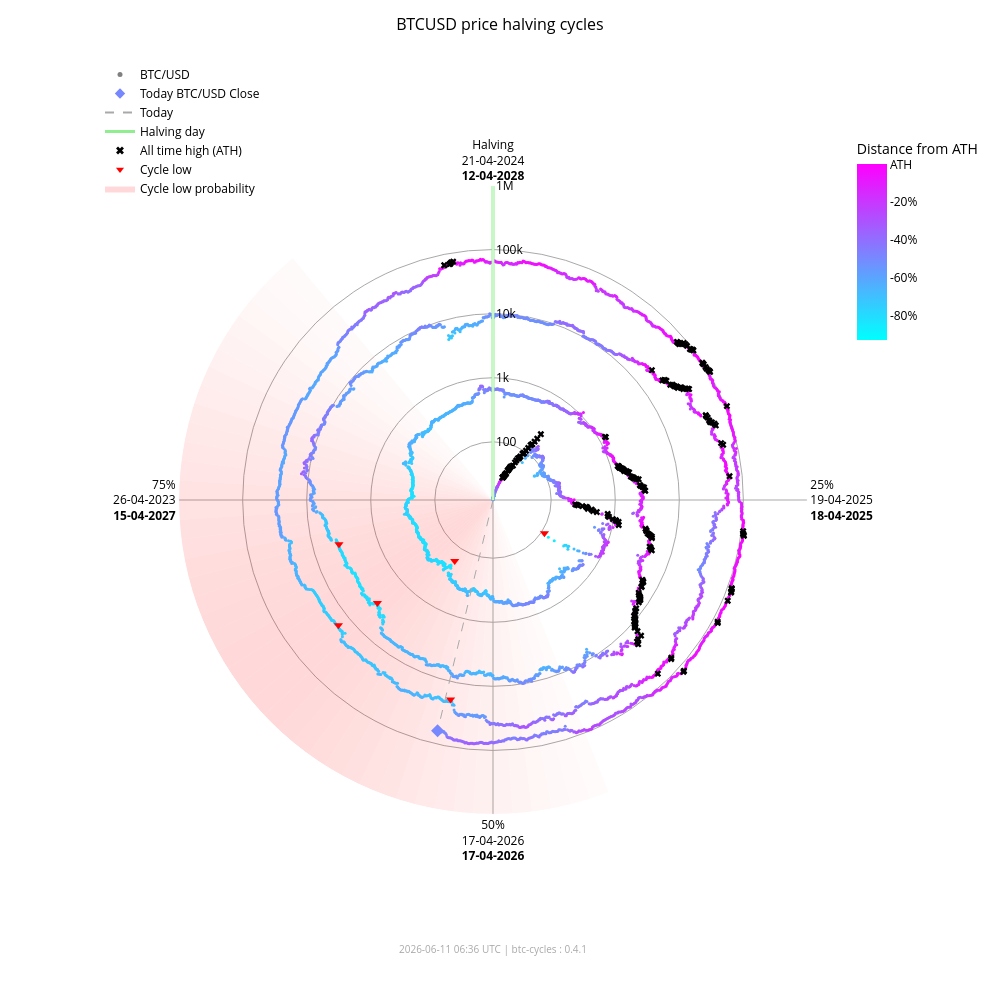

The notebook cell saved with this chart:
### Markdown cell above
### Interactive chart (plotly)

### Code cell
fig_interactive = btc.plot(
    kind="interactive",
    from_date="2012-11-28",
)
# plotly config for interactivity
config = {"scrollZoom": True, "displayModeBar": True}
# display in notebook
fig_interactive.show(config=config)

### Figure 1 — Plotly figure (JSON) as saved in the notebook; plotly's stock layout.template omitted (floating-point values rounded to 4 significant figures; data arrays with more than 128 entries replaced by an {"elided": "..."} marker saying what was removed)
{"data": [{"fill": "toself", "fillcolor": "rgba(255,0,0,0.017168280509461755)", "hoverinfo": "skip", "line": {"width": 0}, "mode": "lines", "r": [12.35, 1000000, 1000000, 12.35, 12.35], "showlegend": false, "theta": [158.4, 158.4, 162.0, 162.0, 158.4], "type": "scatterpolar"}, {"fill": "toself", "fillcolor": "rgba(255,0,0,0.022114794501891175)", "hoverinfo": "skip", "line": {"width": 0}, "mode": "lines", "r": [12.35, 1000000, 1000000, 12.35, 12.35], "showlegend": false, "theta": [162.0, 162.0, 165.6, 165.6, 162.0], "type": "scatterpolar"}, {"fill": "toself", "fillcolor": "rgba(255,0,0,0.02790404259511669)", "hoverinfo": "skip", "line": {"width": 0}, "mode": "lines", "r": [12.35, 1000000, 1000000, 12.35, 12.35], "showlegend": false, "theta": [165.6, 165.6, 169.2, 169.2, 165.6], "type": "scatterpolar"}, {"fill": "toself", "fillcolor": "rgba(255,0,0,0.034518294852420334)", "hoverinfo": "skip", "line": {"width": 0}, "mode": "lines", "r": [12.35, 1000000, 1000000, 12.35, 12.35], "showlegend": false, "theta": [169.2, 169.2, 172.8, 172.8, 169.2], "type": "scatterpolar"}, {"fill": "toself", "fillcolor": "rgba(255,0,0,0.041901979682821514)", "hoverinfo": "skip", "line": {"width": 0}, "mode": "lines", "r": [12.35, 1000000, 1000000, 12.35, 12.35], "showlegend": false, "theta": [172.8, 172.8, 176.4, 176.4, 172.8], "type": "scatterpolar"}, {"fill": "toself", "fillcolor": "rgba(255,0,0,0.04996405861294358)", "hoverinfo": "skip", "line": {"width": 0}, "mode": "lines", "r": [12.35, 1000000, 1000000, 12.35, 12.35], "showlegend": false, "theta": [176.4, 176.4, 180.0, 180.0, 176.4], "type": "scatterpolar"}, {"fill": "toself", "fillcolor": "rgba(255,0,0,0.05858349692240514)", "hoverinfo": "skip", "line": {"width": 0}, "mode": "lines", "r": [12.35, 1000000, 1000000, 12.35, 12.35], "showlegend": false, "theta": [180.0, 180.0, 183.6, 183.6, 180.0], "type": "scatterpolar"}, {"fill": "toself", "fillcolor": "rgba(255,0,0,0.06761662035375064)", "hoverinfo": "skip", "line": {"width": 0}, "mode": "lines", "r": [12.35, 1000000, 1000000, 12.35, 12.35], "showlegend": false, "theta": [183.6, 183.6, 187.2, 187.2, 183.6], "type": "scatterpolar"}, {"fill": "toself", "fillcolor": "rgba(255,0,0,0.07690481219944661)", "hoverinfo": "skip", "line": {"width": 0}, "mode": "lines", "r": [12.35, 1000000, 1000000, 12.35, 12.35], "showlegend": false, "theta": [187.2, 187.2, 190.8, 190.8, 187.2], "type": "scatterpolar"}, {"fill": "toself", "fillcolor": "rgba(255,0,0,0.08628112000611096)", "hoverinfo": "skip", "line": {"width": 0}, "mode": "lines", "r": [12.35, 1000000, 1000000, 12.35, 12.35], "showlegend": false, "theta": [190.8, 190.8, 194.4, 194.4, 190.8], "type": "scatterpolar"}, {"fill": "toself", "fillcolor": "rgba(255,0,0,0.09557490841018089)", "hoverinfo": "skip", "line": {"width": 0}, "mode": "lines", "r": [12.35, 1000000, 1000000, 12.35, 12.35], "showlegend": false, "theta": [194.4, 194.4, 198.0, 198.0, 194.4], "type": "scatterpolar"}, {"fill": "toself", "fillcolor": "rgba(255,0,0,0.10461455782963762)", "hoverinfo": "skip", "line": {"width": 0}, "mode": "lines", "r": [12.35, 1000000, 1000000, 12.35, 12.35], "showlegend": false, "theta": [198.0, 198.0, 201.6, 201.6, 198.0], "type": "scatterpolar"}, {"fill": "toself", "fillcolor": "rgba(255,0,0,0.11322908719652829)", "hoverinfo": "skip", "line": {"width": 0}, "mode": "lines", "r": [12.35, 1000000, 1000000, 12.35, 12.35], "showlegend": false, "theta": [201.6, 201.6, 205.2, 205.2, 201.6], "type": "scatterpolar"}, {"fill": "toself", "fillcolor": "rgba(255,0,0,0.12125015337052986)", "hoverinfo": "skip", "line": {"width": 0}, "mode": "lines", "r": [12.35, 1000000, 1000000, 12.35, 12.35], "showlegend": false, "theta": [205.2, 205.2, 208.8, 208.8, 205.2], "type": "scatterpolar"}, {"fill": "toself", "fillcolor": "rgba(255,0,0,0.12851590515331976)", "hoverinfo": "skip", "line": {"width": 0}, "mode": "lines", "r": [12.35, 1000000, 1000000, 12.35, 12.35], "showlegend": false, "theta": [208.8, 208.8, 212.4, 212.4, 208.8], "type": "scatterpolar"}, {"fill": "toself", "fillcolor": "rgba(255,0,0,0.13487757461161184)", "hoverinfo": "skip", "line": {"width": 0}, "mode": "lines", "r": [12.35, 1000000, 1000000, 12.35, 12.35], "showlegend": false, "theta": [212.4, 212.4, 216.0, 216.0, 212.4], "type": "scatterpolar"}, {"fill": "toself", "fillcolor": "rgba(255,0,0,0.14020862181849592)", "hoverinfo": "skip", "line": {"width": 0}, "mode": "lines", "r": [12.35, 1000000, 1000000, 12.35, 12.35], "showlegend": false, "theta": [216.0, 216.0, 219.6, 219.6, 216.0], "type": "scatterpolar"}, {"fill": "toself", "fillcolor": "rgba(255,0,0,0.14441504950654527)", "hoverinfo": "skip", "line": {"width": 0}, "mode": "lines", "r": [12.35, 1000000, 1000000, 12.35, 12.35], "showlegend": false, "theta": [219.6, 219.6, 223.2, 223.2, 219.6], "type": "scatterpolar"}, {"fill": "toself", "fillcolor": "rgba(255,0,0,0.14744459351271713)", "hoverinfo": "skip", "line": {"width": 0}, "mode": "lines", "r": [12.35, 1000000, 1000000, 12.35, 12.35], "showlegend": false, "theta": [223.2, 223.2, 226.8, 226.8, 223.2], "type": "scatterpolar"}, {"fill": "toself", "fillcolor": "rgba(255,0,0,0.14929223192296423)", "hoverinfo": "skip", "line": {"width": 0}, "mode": "lines", "r": [12.35, 1000000, 1000000, 12.35, 12.35], "showlegend": false, "theta": [226.8, 226.8, 230.4, 230.4, 226.8], "type": "scatterpolar"}, {"fill": "toself", "fillcolor": "rgba(255,0,0,0.15)", "hoverinfo": "skip", "line": {"width": 0}, "mode": "lines", "r": [12.35, 1000000, 1000000, 12.35, 12.35], "showlegend": false, "theta": [230.4, 230.4, 234.0, 234.0, 230.4], "type": "scatterpolar"}, {"fill": "toself", "fillcolor": "rgba(255,0,0,0.14965033825231114)", "hoverinfo": "skip", "line": {"width": 0}, "mode": "lines", "r": [12.35, 1000000, 1000000, 12.35, 12.35], "showlegend": false, "theta": [234.0, 234.0, 237.6, 237.6, 234.0], "type": "scatterpolar"}, {"fill": "toself", "fillcolor": "rgba(255,0,0,0.14835378057909807)", "hoverinfo": "skip", "line": {"width": 0}, "mode": "lines", "r": [12.35, 1000000, 1000000, 12.35, 12.35], "showlegend": false, "theta": [237.6, 237.6, 241.2, 241.2, 237.6], "type": "scatterpolar"}, {"fill": "toself", "fillcolor": "rgba(255,0,0,0.14623322283554635)", "hoverinfo": "skip", "line": {"width": 0}, "mode": "lines", "r": [12.35, 1000000, 1000000, 12.35, 12.35], "showlegend": false, "theta": [241.2, 241.2, 244.8, 244.8, 241.2], "type": "scatterpolar"}, {"fill": "toself", "fillcolor": "rgba(255,0,0,0.1434078538226231)", "hoverinfo": "skip", "line": {"width": 0}, "mode": "lines", "r": [12.35, 1000000, 1000000, 12.35, 12.35], "showlegend": false, "theta": [244.8, 244.8, 248.4, 248.4, 244.8], "type": "scatterpolar"}, {"fill": "toself", "fillcolor": "rgba(255,0,0,0.13997983179373427)", "hoverinfo": "skip", "line": {"width": 0}, "mode": "lines", "r": [12.35, 1000000, 1000000, 12.35, 12.35], "showlegend": false, "theta": [248.4, 248.4, 252.0, 252.0, 248.4], "type": "scatterpolar"}, {"fill": "toself", "fillcolor": "rgba(255,0,0,0.13602598258454268)", "hoverinfo": "skip", "line": {"width": 0}, "mode": "lines", "r": [12.35, 1000000, 1000000, 12.35, 12.35], "showlegend": false, "theta": [252.0, 252.0, 255.6, 255.6, 252.0], "type": "scatterpolar"}, {"fill": "toself", "fillcolor": "rgba(255,0,0,0.13159547355344953)", "hoverinfo": "skip", "line": {"width": 0}, "mode": "lines", "r": [12.35, 1000000, 1000000, 12.35, 12.35], "showlegend": false, "theta": [255.6, 255.6, 259.2, 259.2, 255.6], "type": "scatterpolar"}, {"fill": "toself", "fillcolor": "rgba(255,0,0,0.12671301775492697)", "hoverinfo": "skip", "line": {"width": 0}, "mode": "lines", "r": [12.35, 1000000, 1000000, 12.35, 12.35], "showlegend": false, "theta": [259.2, 259.2, 262.8, 262.8, 259.2], "type": "scatterpolar"}, {"fill": "toself", "fillcolor": "rgba(255,0,0,0.12138610149219965)", "hoverinfo": "skip", "line": {"width": 0}, "mode": "lines", "r": [12.35, 1000000, 1000000, 12.35, 12.35], "showlegend": false, "theta": [262.8, 262.8, 266.4, 266.4, 262.8], "type": "scatterpolar"}, {"fill": "toself", "fillcolor": "rgba(255,0,0,0.1156142551644921)", "hoverinfo": "skip", "line": {"width": 0}, "mode": "lines", "r": [12.35, 1000000, 1000000, 12.35, 12.35], "showlegend": false, "theta": [266.4, 266.4, 270.0, 270.0, 266.4], "type": "scatterpolar"}, {"fill": "toself", "fillcolor": "rgba(255,0,0,0.10939851441251548)", "hoverinfo": "skip", "line": {"width": 0}, "mode": "lines", "r": [12.35, 1000000, 1000000, 12.35, 12.35], "showlegend": false, "theta": [270.0, 270.0, 273.6, 273.6, 270.0], "type": "scatterpolar"}, {"fill": "toself", "fillcolor": "rgba(255,0,0,0.10274974912946185)", "hoverinfo": "skip", "line": {"width": 0}, "mode": "lines", "r": [12.35, 1000000, 1000000, 12.35, 12.35], "showlegend": false, "theta": [273.6, 273.6, 277.2, 277.2, 273.6], "type": "scatterpolar"}, {"fill": "toself", "fillcolor": "rgba(255,0,0,0.09569517349791425)", "hoverinfo": "skip", "line": {"width": 0}, "mode": "lines", "r": [12.35, 1000000, 1000000, 12.35, 12.35], "showlegend": false, "theta": [277.2, 277.2, 280.8, 280.8, 277.2], "type": "scatterpolar"}, {"fill": "toself", "fillcolor": "rgba(255,0,0,0.08828282625646727)", "hoverinfo": "skip", "line": {"width": 0}, "mode": "lines", "r": [12.35, 1000000, 1000000, 12.35, 12.35], "showlegend": false, "theta": [280.8, 280.8, 284.4, 284.4, 280.8], "type": "scatterpolar"}, {"fill": "toself", "fillcolor": "rgba(255,0,0,0.08058400018765345)", "hoverinfo": "skip", "line": {"width": 0}, "mode": "lines", "r": [12.35, 1000000, 1000000, 12.35, 12.35], "showlegend": false, "theta": [284.4, 284.4, 288.0, 288.0, 284.4], "type": "scatterpolar"}, {"fill": "toself", "fillcolor": "rgba(255,0,0,0.07269354608292704)", "hoverinfo": "skip", "line": {"width": 0}, "mode": "lines", "r": [12.35, 1000000, 1000000, 12.35, 12.35], "showlegend": false, "theta": [288.0, 288.0, 291.6, 291.6, 288.0], "type": "scatterpolar"}, {"fill": "toself", "fillcolor": "rgba(255,0,0,0.06472784449068783)", "hoverinfo": "skip", "line": {"width": 0}, "mode": "lines", "r": [12.35, 1000000, 1000000, 12.35, 12.35], "showlegend": false, "theta": [291.6, 291.6, 295.2, 295.2, 291.6], "type": "scatterpolar"}, {"fill": "toself", "fillcolor": "rgba(255,0,0,0.05682021976743955)", "hoverinfo": "skip", "line": {"width": 0}, "mode": "lines", "r": [12.35, 1000000, 1000000, 12.35, 12.35], "showlegend": false, "theta": [295.2, 295.2, 298.8, 298.8, 295.2], "type": "scatterpolar"}, {"fill": "toself", "fillcolor": "rgba(255,0,0,0.04911378436707333)", "hoverinfo": "skip", "line": {"width": 0}, "mode": "lines", "r": [12.35, 1000000, 1000000, 12.35, 12.35], "showlegend": false, "theta": [298.8, 298.8, 302.4, 302.4, 298.8], "type": "scatterpolar"}, {"fill": "toself", "fillcolor": "rgba(255,0,0,0.04175213714896469)", "hoverinfo": "skip", "line": {"width": 0}, "mode": "lines", "r": [12.35, 1000000, 1000000, 12.35, 12.35], "showlegend": false, "theta": [302.4, 302.4, 306.0, 306.0, 302.4], "type": "scatterpolar"}, {"fill": "toself", "fillcolor": "rgba(255,0,0,0.034868865657538876)", "hoverinfo": "skip", "line": {"width": 0}, "mode": "lines", "r": [12.35, 1000000, 1000000, 12.35, 12.35], "showlegend": false, "theta": [306.0, 306.0, 309.6, 309.6, 306.0], "type": "scatterpolar"}, {"fill": "toself", "fillcolor": "rgba(255,0,0,0.02857722515334582)", "hoverinfo": "skip", "line": {"width": 0}, "mode": "lines", "r": [12.35, 1000000, 1000000, 12.35, 12.35], "showlegend": false, "theta": [309.6, 309.6, 313.2, 313.2, 309.6], "type": "scatterpolar"}, {"fill": "toself", "fillcolor": "rgba(255,0,0,0.022961515313555197)", "hoverinfo": "skip", "line": {"width": 0}, "mode": "lines", "r": [12.35, 1000000, 1000000, 12.35, 12.35], "showlegend": false, "theta": [313.2, 313.2, 316.8, 316.8, 313.2], "type": "scatterpolar"}, {"fill": "toself", "fillcolor": "rgba(255,0,0,0.01807146942917362)", "hoverinfo": "skip", "line": {"width": 0}, "mode": "lines", "r": [12.35, 1000000, 1000000, 12.35, 12.35], "showlegend": false, "theta": [316.8, 316.8, 320.4, 320.4, 316.8], "type": "scatterpolar"}, {"hoverinfo": "text", "marker": {"color": {"elided": "4944 str values"}, "size": 3}, "mode": "markers", "r": {"elided": "4944 float values"}, "showlegend": false, "text": {"elided": "4944 str values"}, "theta": {"elided": "4944 float values"}, "type": "scatterpolar"}, {"hoverinfo": "skip", "line": {"color": "lightgreen", "width": 3}, "mode": "lines", "r": [12.35, 1000000], "showlegend": false, "theta": [0, 0], "type": "scatterpolar"}, {"hoverinfo": "skip", "line": {"color": "darkgrey", "dash": "dash", "width": 1}, "mode": "lines", "r": [12.35, 62870.0], "showlegend": false, "theta": [193.5, 193.5], "type": "scatterpolar"}, {"hoverinfo": "text", "marker": {"color": "#7788ff", "size": 10, "symbol": "diamond"}, "mode": "markers", "r": [62870.0], "showlegend": false, "text": ["Today<br>Date: 2026-06-11<br>Price: $62,872.63"], "theta": [193.5], "type": "scatterpolar"}, {"hoverinfo": "text", "marker": {"color": "black", "size": 6, "symbol": "x"}, "mode": "markers", "r": {"elided": "195 float values"}, "showlegend": false, "text": {"elided": "195 str values"}, "theta": {"elided": "195 float values"}, "type": "scatterpolar"}, {"hoverinfo": "text", "marker": {"color": "red", "size": 8, "symbol": "triangle-down"}, "mode": "markers", "r": [111.6, 164.9, 3233.0, 3925.0, 18950.0, 15760.0], "showlegend": false, "text": ["Cycle Low<br>Date: 2014-02-21<br>Price: $111.56<br>ATH distance: -91.0%", "Cycle Low<br>Date: 2015-01-14<br>Price: $164.92<br>ATH distance: -86.7%", "Cycle Low<br>Date: 2018-12-15<br>Price: $3,232.51<br>ATH distance: -83.3%", "Cycle Low<br>Date: 2019-03-25<br>Price: $3,924.55<br>ATH distance: -79.7%", "Cycle Low<br>Date: 2022-06-18<br>Price: $18,954.25<br>ATH distance: -71.9%", "Cycle Low<br>Date: 2022-11-21<br>Price: $15,760.19<br>ATH distance: -76.7%"], "theta": [122.8, 212.1, 228.3, 254.0, 192.0, 231.0], "type": "scatterpolar"}, {"marker": {"color": "grey", "size": 5}, "mode": "markers", "name": "BTC/USD", "r": [null], "theta": [null], "type": "scatterpolar"}, {"marker": {"color": "#7788ff", "size": 8, "symbol": "diamond"}, "mode": "markers", "name": "Today BTC/USD Close", "r": [null], "theta": [null], "type": "scatterpolar"}, {"line": {"color": "darkgrey", "dash": "dash"}, "mode": "lines", "name": "Today", "r": [null], "theta": [null], "type": "scatterpolar"}, {"line": {"color": "lightgreen", "width": 3}, "mode": "lines", "name": "Halving day", "r": [null], "theta": [null], "type": "scatterpolar"}, {"marker": {"color": "black", "size": 7, "symbol": "x"}, "mode": "markers", "name": "All time high (ATH)", "r": [null], "theta": [null], "type": "scatterpolar"}, {"marker": {"color": "red", "size": 7, "symbol": "triangle-down"}, "mode": "markers", "name": "Cycle low", "r": [null], "theta": [null], "type": "scatterpolar"}, {"fill": "toself", "fillcolor": "rgba(255,0,0,0.15)", "line": {"width": 0}, "mode": "lines", "name": "Cycle low probability", "r": [null], "theta": [null], "type": "scatterpolar"}, {"hoverinfo": "skip", "marker": {"cmax": 0, "cmin": -0.9307, "color": [0], "colorbar": {"len": 0.25, "ticktext": ["ATH", "-20%", "-40%", "-60%", "-80%", "-100%"], "tickvals": [0, -0.2, -0.4, -0.6, -0.8, -1.0], "title": {"text": "Distance from ATH"}, "x": 0.95, "y": 0.92, "yanchor": "top"}, "colorscale": {"elided": "256x2 mixed values"}, "showscale": true, "size": 0}, "mode": "markers", "r": [null], "showlegend": false, "theta": [null], "type": "scatterpolar"}], "layout": {"annotations": [{"font": {"color": "darkgrey", "size": 10}, "showarrow": false, "text": "2026-06-11 06:36 UTC | btc-cycles : 0.4.1", "x": 0.5, "xref": "paper", "y": -0.02, "yref": "paper"}], "font": {"color": "black"}, "height": 1000, "legend": {"bgcolor": "rgba(0,0,0,0)", "font": {"color": "black"}, "x": 0.0, "y": 1.0}, "margin": {"b": 60, "l": 100, "r": 80, "t": 60}, "paper_bgcolor": "white", "plot_bgcolor": "white", "polar": {"angularaxis": {"color": "black", "direction": "clockwise", "gridcolor": "darkgrey", "rotation": 90, "ticktext": ["Halving<br>21-04-2024<br><b>12-04-2028</b>", "25%<br>19-04-2025<br><b>18-04-2025</b>", "50%<br>17-04-2026<br><b>17-04-2026</b>", "75%<br>26-04-2023<br><b>15-04-2027</b>"], "tickvals": [0, 90, 180, 270]}, "bgcolor": "white", "domain": {"x": [0.1, 0.9], "y": [0.05, 0.95]}, "radialaxis": {"angle": 90, "color": "black", "gridcolor": "darkgrey", "range": [1.092, 6.0], "tickangle": 90, "ticktext": ["100", "1k", "10k", "100k", "1M"], "tickvals": [100, 1000, 10000, 100000, 1000000], "type": "log"}}, "title": {"font": {"color": "black", "size": 16}, "text": "BTCUSD price halving cycles", "x": 0.5}, "width": 1000}}
